Frame 1 (no input): blank canvas, image omitted
Frame 60 (no input): blank canvas, image omitted
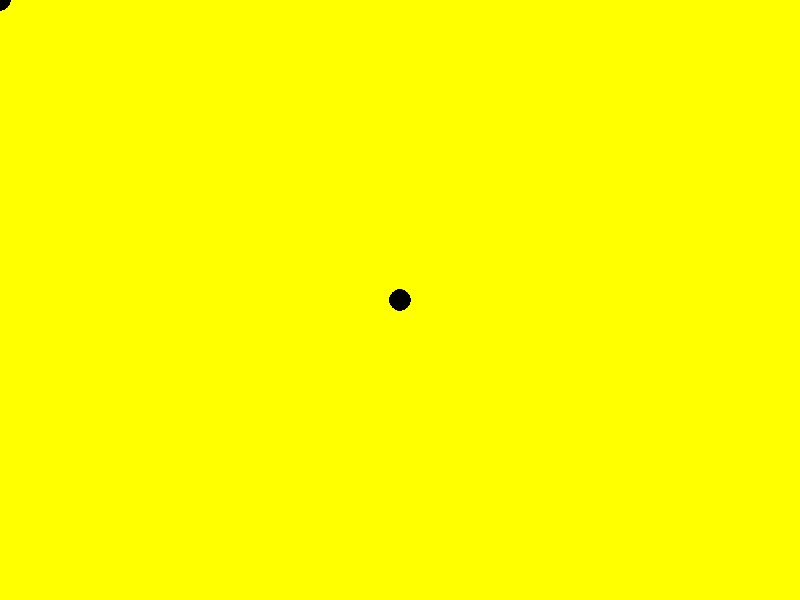
Frame 120 (the mouse pressed at the canvas centre since frame 60)

The p5.js sketch whose frames 1 and 60 were blank and that drew this single picture after the mouse press (run headless with seeded random() and noise() and a simulated clock; from frame 60 on, the mouse is pressed at the canvas centre):

// p5.js sketch
// ── sketch.js
function setup() {
  createCanvas(800, 600);
  background(255, 255, 0);
}

function draw() {
  fill(0);
  ellipse(mouseX, mouseY, 20, 20);
}
